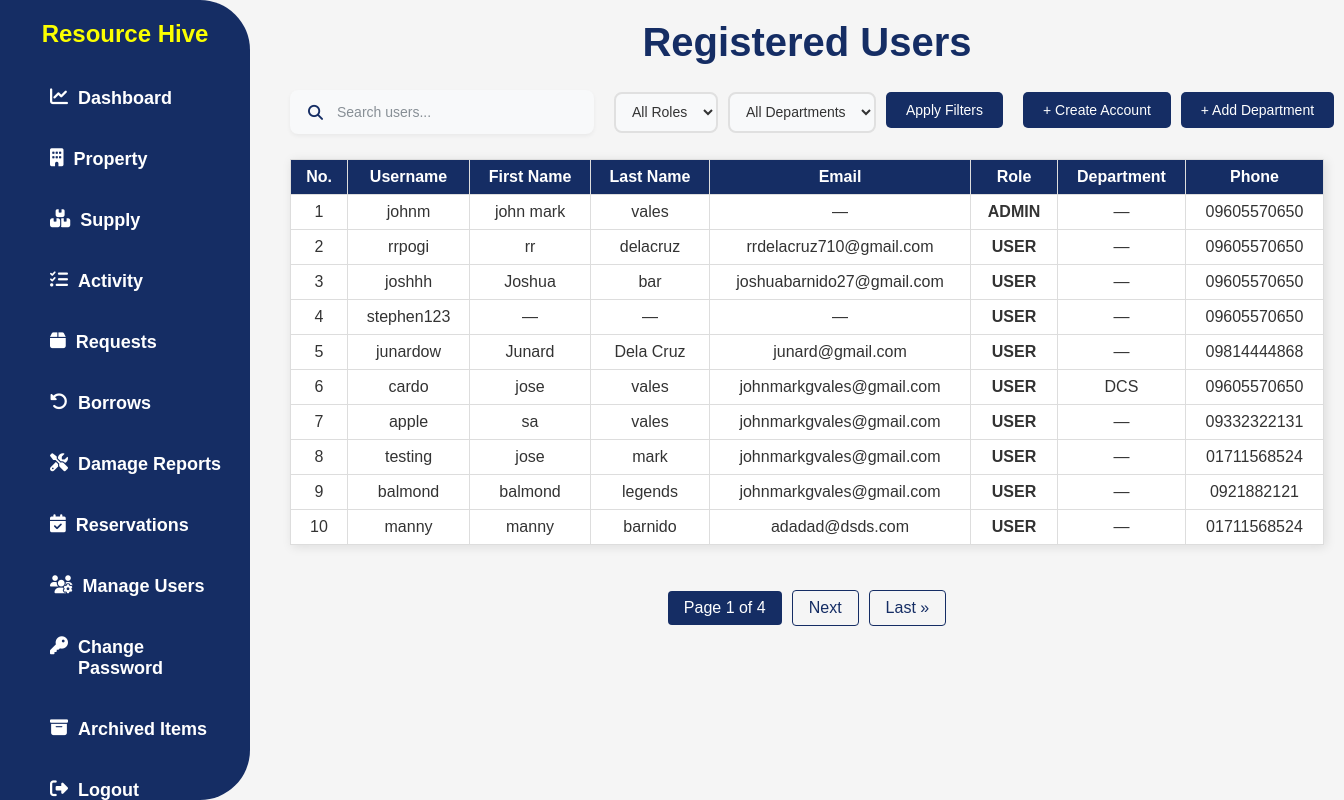
/manage-users/ (signed in), run on the app's committed database.
### app/models.py (models this page shows, shortened)
class UserProfile(models.Model):
    user = models.OneToOneField(User, on_delete=models.CASCADE)
    ROLE_CHOICES = [
        ('ADMIN', 'ADMIN'),
        ('USER', 'USER'),
    ]
    role = models.CharField(max_length=20, choices=ROLE_CHOICES)
    department = models.ForeignKey(Department, on_delete=models.SET_NULL, null=True, blank=True)
    phone = models.CharField(max_length=20, blank=True, null=True)

class Department(models.Model):
    name = models.CharField(max_length=100, unique=True)
    def __str__(self):
        return self.name

### app/views.py (the view, shortened to what this page needs)
# urls.py: path('manage-users/', UserProfileListView.as_view(), name='manage_users'),
class UserProfileListView(PermissionRequiredMixin, ListView):
    model = UserProfile
    template_name = 'app/manage_users.html'
    permission_required = 'app.view_admin_module'
    context_object_name = 'users'
    paginate_by = 10
    def get_queryset(self):
        queryset = super().get_queryset().select_related('user', 'department')
        search = self.request.GET.get('search', '')
        role = self.request.GET.get('role', '')
        department = self.request.GET.get('department', '')
        if role:
            queryset = queryset.filter(role=role)
        if department:
            queryset = queryset.filter(department__name=department)
        return queryset
    def get_context_data(self, **kwargs):
        context = super().get_context_data(**kwargs)
        context['form'] = UserRegistrationForm()
        context['departments'] = Department.objects.all()
        context['search'] = self.request.GET.get('search', '')
        context['selected_role'] = self.request.GET.get('role', '')
        context['selected_department'] = self.request.GET.get('department', '')
        return context

### app/forms.py (shortened to what this page needs)
class UserRegistrationForm(forms.ModelForm):
    username = forms.CharField(max_length=150)
    first_name = forms.CharField(max_length=30)
    last_name = forms.CharField(max_length=30)
    email = forms.EmailField()
    password = forms.CharField(widget=forms.PasswordInput)
    role = forms.ChoiceField(choices=UserProfile.ROLE_CHOICES)
    department = forms.ModelChoiceField(
        queryset=Department.objects.all(),
        required=False,
        widget=forms.Select(attrs={'class': 'department-select form-control'})
    )
    phone = forms.CharField(required=False)
    class Meta:
        model = User
        fields = ['username', 'first_name', 'last_name', 'email']

### app/templates/app/manage_users.html (shortened to what this page needs)
{% load static %}
<!DOCTYPE html>
<html lang="en">
  <head>
    <link rel="stylesheet" href="{% static 'css/style.css' %}" />
    <link
      rel="stylesheet"
      href="https://cdnjs.cloudflare.com/ajax/libs/font-awesome/6.4.2/css/all.min.css"
    />
    <link
      href="https://cdn.jsdelivr.net/npm/select2@4.1.0-rc.0/dist/css/select2.min.css"
      rel="stylesheet"
    />
  </head>
  <body>
    {% include 'app/navbar.html' %}
    <div class="content">
      <h2 class="h2title">Registered Users</h2>
      <div class="top-controls">
        <div class="search-and-filters">
          <div class="search-container">
            <i class="fas fa-search search-icon"></i>
            <input type="text" id="searchInput" class="search-input" placeholder="Search users..." value="{{ search }}">
          </div>
          <div class="filter-container">
            <select id="roleFilter" class="filter-select">
              <option value="">All Roles</option>
            </select>
            <select id="departmentFilter" class="filter-select">
              <option value="">All Departments</option>
            </select>
            <button id="applyFilters" class="add-btn">Apply Filters</button>
          </div>
        </div>
        <div class="button-container">
          <button id="openModalBtn" class="add-btn">+ Create Account</button>
          <button id="openDepartmentModalBtn" class="add-btn secondary">+ Add Department</button>
        </div>
      </div>
      <table border="1" class="searchable-table">
        <thead>
          <tr>
            <th>No.</th>
            <th>Username</th>
            <th>First Name</th>
            <th>Last Name</th>
            <th>Email</th>
            <th>Role</th>
            <th>Department</th>
            <th>Phone</th>
          </tr>
        </thead>
        <tbody>
          {% for profile in users %}
          <tr>
            <td>{{ page_obj.start_index|add:forloop.counter0 }}</td>
            <td>{{ profile.user.username }}</td>
            <td>{{ profile.user.first_name|default:"—" }}</td>
            <td>{{ profile.user.last_name|default:"—" }}</td>
            <td>{{ profile.user.email|default:"—" }}</td>
            <td><strong>{{ profile.get_role_display }}</strong></td>
            <td>{{ profile.department.name|default:"—" }}</td>
            <td>{{ profile.phone|default:"—" }}</td>
          </tr>
          {% empty %}
          <tr>
            <td colspan="8">No users found.</td>
          </tr>
          {% endfor %}
        </tbody>
      </table>
      {% if is_paginated %}
      <div class="actlog-pagination">
        <span class="current">
          Page {{ page_obj.number }} of {{ page_obj.paginator.num_pages }}
        </span>
        {% if page_obj.has_next %}
          <a href="?page={{ page_obj.next_page_number }}">Next</a>
          <a href="?page={{ page_obj.paginator.num_pages }}">Last &raquo;</a>
        {% endif %}
      </div>
      {% endif %}
    </div>
  </body>
</html>

### static/css/style.css (style rules this page uses)
body { font-family: Arial, sans-serif; margin: 0; padding: 0; background-color: whitesmoke; }
.actlog-pagination { display: flex; justify-content: center; align-items: center; gap: 10px; padding: 20px; margin-top: 20px; }
.actlog-pagination a { color: #152d64; text-decoration: none; padding: 8px 16px; border: 1px solid #152d64; border-radius: 4px; transition: all 0.3s ease; font-weight: 500; }
.actlog-pagination .current { background-color: #152d64; color: white; padding: 8px 16px; border-radius: 4px; font-weight: 500; }
.content { margin-left: 270px; padding: 20px; }
.h2title { text-align: center; color: #152d64; font-size: 40px; margin-top: auto; margin-bottom: 0; }
table { width: 100%; border-collapse: collapse; background: white; box-shadow: 2px 2px 10px rgba(0, 0, 0, 0.1); }
th, td { padding: 8px 12px; text-align: center; border: 1px solid #ddd; }
th { background-color: #152d64; color: white; font-weight: bold; }
td { color: #333; }
span { font-weight: bolder; }
.content { display: flex; flex-direction: column; gap: 5px; margin-top: 0; }
.add-btn { background-color: #152d64; color: white; padding: 10px 15px; border: none; border-radius: 6px; cursor: pointer; font-size: 16px; transition: background-color 0.3s ease; display: flex; justify-content: flex-start; align-items: center; margin-bottom: 5px; margin-right: auto; text-decoration: none; }

### app/templates/app/manage_users.html (style rules this page uses)
.button-container { display: flex; gap: 10px; margin-left: auto; }
.add-btn { background-color: #152d64; color: white; border: none; padding: 10px 20px; border-radius: 5px; cursor: pointer; font-size: 14px; transition: background-color 0.3s; white-space: nowrap; }
.add-btn.secondary { background-color: #152d64; }
.top-controls { display: flex; justify-content: space-between; align-items: center; margin: 20px 0; gap: 20px; }
.search-and-filters { display: flex; gap: 20px; align-items: center; }
.search-container { position: relative; width: 300px; background: #f8f9fa; border-radius: 8px; box-shadow: 0 2px 4px rgba(0, 0, 0, 0.05); transition: all 0.3s ease; border: 2px solid transparent; overflow: hidden; }
.filter-container { display: flex; gap: 10px; }
.search-icon { position: absolute; left: 16px; top: 50%; transform: translateY(-50%); color: #152d64; font-size: 15px; transition: color 0.3s ease; z-index: 1; }
.search-input { width: 100%; padding: 12px 16px 12px 45px; border: none; border-radius: 8px; font-size: 14px; background: transparent; transition: all 0.3s ease; }
.search-input::placeholder { color: #6c757d; opacity: 0.8; font-weight: 400; }
.filter-select { padding: 8px 12px; border: 2px solid #e0e0e0; border-radius: 8px; background-color: #f8f9fa; font-size: 14px; color: #333; cursor: pointer; transition: all 0.3s ease; }

### data on the page
UserProfile: start_index|add "1", user.username "johnm", user.first_name "john mark", user.last_name "vales", user.email "—", role "ADMIN", department.name "—", phone "09605570650"
UserProfile: start_index|add "2", user.username "rrpogi", user.first_name "rr", user.last_name "delacruz", user.email "rrdelacruz710@gmail.com", role "USER", department.name "—", phone "09605570650"
UserProfile: start_index|add "3", user.username "joshhh", user.first_name "Joshua", user.last_name "bar", user.email "joshuabarnido27@gmail.com", role "USER", department.name "—", phone "09605570650"
UserProfile: start_index|add "4", user.username "stephen123", user.first_name "—", user.last_name "—", user.email "—", role "USER", department.name "—", phone "09605570650"
UserProfile: start_index|add "5", user.username "junardow", user.first_name "Junard", user.last_name "Dela Cruz", user.email "junard@gmail.com", role "USER", department.name "—", phone "09814444868"
UserProfile: start_index|add "6", user.username "cardo", user.first_name "jose", user.last_name "vales", user.email "johnmarkgvales@gmail.com", role "USER", department.name "DCS", phone "09605570650"
UserProfile: start_index|add "7", user.username "apple", user.first_name "sa", user.last_name "vales", user.email "johnmarkgvales@gmail.com", role "USER", department.name "—", phone "09332322131"
UserProfile: start_index|add "8", user.username "testing", user.first_name "jose", user.last_name "mark", user.email "johnmarkgvales@gmail.com", role "USER", department.name "—", phone "01711568524"
UserProfile: start_index|add "9", user.username "balmond", user.first_name "balmond", user.last_name "legends", user.email "johnmarkgvales@gmail.com", role "USER", department.name "—", phone "0921882121"
UserProfile: start_index|add "10", user.username "manny", user.first_name "manny", user.last_name "barnido", user.email "adadad@dsds.com", role "USER", department.name "—", phone "01711568524"

### other printed values
{{ page_obj.number }} "1"
{{ page_obj.paginator.num_pages }} "4"
